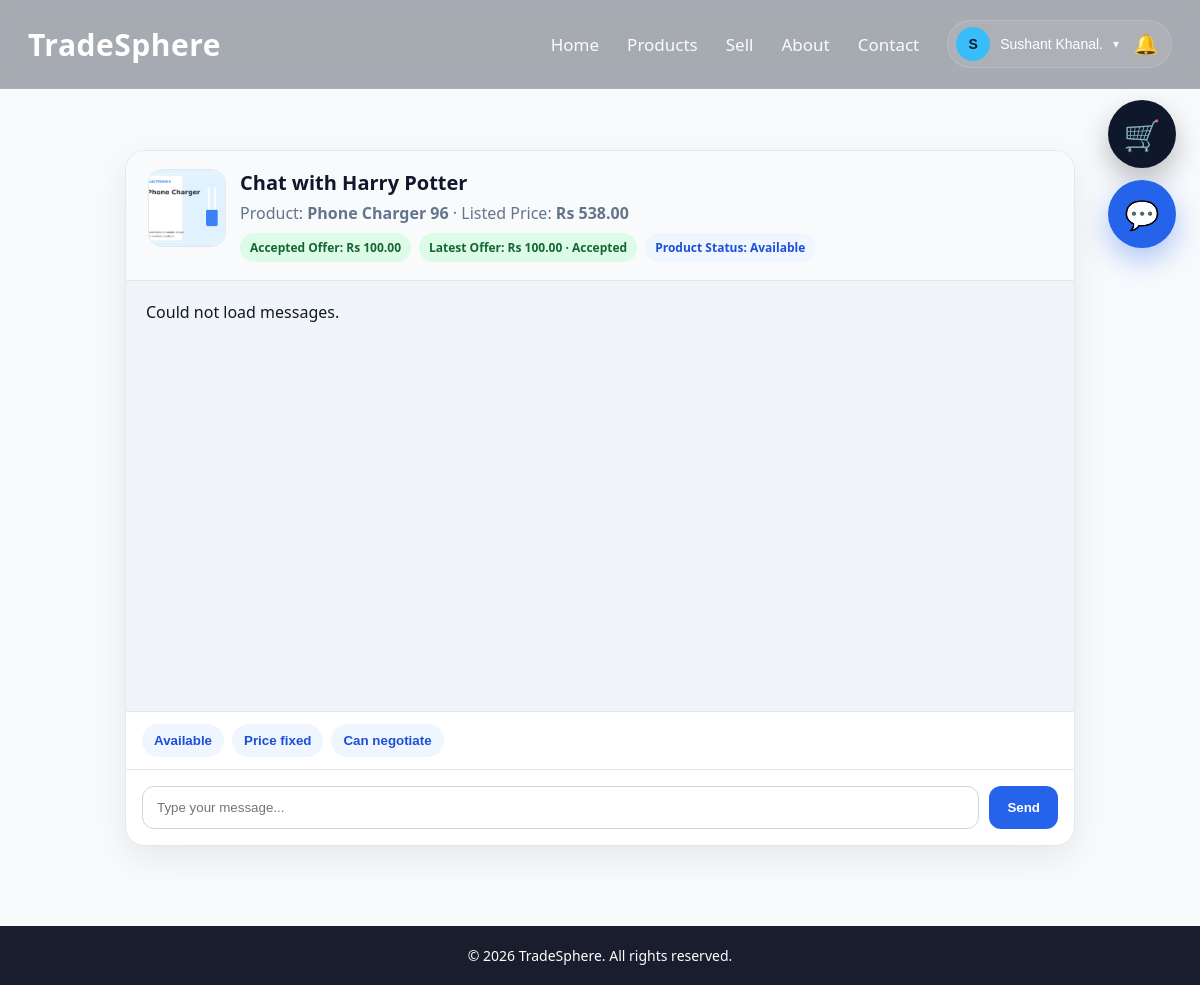
The page /chat.php?room_id=8 (signed in) on the database its author committed.
### tables this page shows
CREATE TABLE `users` (
  `id` int(11) NOT NULL,
  `name` varchar(100) DEFAULT NULL,
  `email` varchar(150) DEFAULT NULL,
  `password` varchar(255) DEFAULT NULL,
  `role` enum('user','admin') DEFAULT 'user',
  `is_verified` tinyint(1) DEFAULT 0,
  `email_otp` varchar(255) DEFAULT NULL,
  `otp_expires_at` datetime DEFAULT NULL,
  `reset_token` varchar(255) DEFAULT NULL,
  `reset_expires_at` datetime DEFAULT NULL,
  `created_at` timestamp NOT NULL DEFAULT current_timestamp(),
  `seller_status` enum('none','pending','approved','rejected') DEFAULT 'none',
  `seller_requested_at` datetime DEFAULT NULL,
  `seller_verified_at` datetime DEFAULT NULL,
  `account_status` enum('active','pending_admin','removed') DEFAULT 'active',
  `removal_reason` text DEFAULT NULL,
  `removed_at` datetime DEFAULT NULL,
  `reapply_requested_at` datetime DEFAULT NULL
);

CREATE TABLE `chat_rooms` (
  `id` int(11) NOT NULL,
  `buyer_id` int(11) NOT NULL,
  `seller_id` int(11) NOT NULL,
  `product_id` int(11) NOT NULL,
  `order_id` int(11) DEFAULT NULL,
  `created_at` timestamp NOT NULL DEFAULT current_timestamp()
);

CREATE TABLE `products` (
  `id` int(11) NOT NULL,
  `user_id` int(11) DEFAULT NULL,
  `name` varchar(255) DEFAULT NULL,
  `category_id` int(11) DEFAULT NULL,
  `price` decimal(10,2) DEFAULT NULL,
  `city` varchar(100) DEFAULT NULL,
  `seller_email` varchar(150) DEFAULT NULL,
  `contact_number` varchar(20) DEFAULT NULL,
  `contact_info` varchar(255) DEFAULT NULL,
  `image` varchar(255) DEFAULT NULL,
  `description` text DEFAULT NULL,
  `product_condition` varchar(50) DEFAULT NULL,
  `status` enum('available','sold') DEFAULT 'available',
  `created_at` timestamp NOT NULL DEFAULT current_timestamp(),
  `average_rating` decimal(3,2) NOT NULL DEFAULT 0.00,
  `rating_count` int(11) NOT NULL DEFAULT 0,
  `ai_status` enum('approved','manual_review','rejected','skipped') DEFAULT 'skipped',
  `ai_reason` text DEFAULT NULL
);

CREATE TABLE `product_offers` (
  `id` int(11) NOT NULL,
  `product_id` int(11) NOT NULL,
  `buyer_id` int(11) NOT NULL,
  `seller_id` int(11) NOT NULL,
  `offer_amount` decimal(10,2) NOT NULL,
  `status` enum('pending','accepted','rejected','expired') DEFAULT 'pending',
  `buyer_signature` longtext DEFAULT NULL,
  `seller_signature` longtext DEFAULT NULL,
  `created_at` timestamp NOT NULL DEFAULT current_timestamp(),
  `responded_at` datetime DEFAULT NULL,
  `buyer_signed_data` longtext DEFAULT NULL,
  `seller_signed_data` longtext DEFAULT NULL
);

### chat.php (the view, shortened to what this page needs)
<?php
include "config/db.php";
$roomId = isset($_GET['room_id']) ? (int)$_GET['room_id'] : 0;
$userEmail = $conn->real_escape_string($_SESSION['user']);
$userRes = $conn->query("
    SELECT id, name, email
    FROM users
    WHERE email = '$userEmail'
    LIMIT 1
");
$user = $userRes ? $userRes->fetch_assoc() : null;
$userId = (int)$user['id'];
$roomRes = $conn->query("
    SELECT
        cr.*,
        p.name AS product_name,
        p.image AS product_image,
        p.price AS product_price,
        p.status AS product_status,
        buyer.name AS buyer_name,
        seller.name AS seller_name
    FROM chat_rooms cr
    INNER JOIN products p ON cr.product_id = p.id
    INNER JOIN users buyer ON cr.buyer_id = buyer.id
    INNER JOIN users seller ON cr.seller_id = seller.id
    WHERE cr.id = $roomId
    AND (cr.buyer_id = $userId OR cr.seller_id = $userId)
    LIMIT 1
");
$room = $roomRes ? $roomRes->fetch_assoc() : null;
$isBuyer = ((int)$room['buyer_id'] === $userId);
$otherUserName = $isBuyer ? $room['seller_name'] : $room['buyer_name'];
$acceptedOfferAmount = null;
$acceptedOfferRes = $conn->query("
    SELECT id, offer_amount
    FROM product_offers
    WHERE product_id = " . (int)$room['product_id'] . "
    AND buyer_id = " . (int)$room['buyer_id'] . "
    AND seller_id = " . (int)$room['seller_id'] . "
    AND status = 'accepted'
    ORDER BY id DESC
    LIMIT 1
");
if ($acceptedOfferRes && $acceptedOfferRes->num_rows > 0) {
    $acceptedOffer = $acceptedOfferRes->fetch_assoc();
    $acceptedOfferAmount = (float)$acceptedOffer['offer_amount'];
}
$latestOffer = null;
$latestOfferRes = $conn->query("
    SELECT *
    FROM product_offers
    WHERE product_id = " . (int)$room['product_id'] . "
    AND buyer_id = " . (int)$room['buyer_id'] . "
    AND seller_id = " . (int)$room['seller_id'] . "
    ORDER BY id DESC
    LIMIT 1
");
if ($latestOfferRes && $latestOfferRes->num_rows > 0) {
    $latestOffer = $latestOfferRes->fetch_assoc();
}
?>
<!DOCTYPE html>
<html lang="en">
<head>
    <link rel="stylesheet" href="css/style.css">
</head>
<body>
<?php include "includes/navbar.php"; ?>
<div class="page-wrap">
    <div class="container">
        <div class="chat-wrap">
            <div class="chat-header">
                <img src="uploads/<?php echo htmlspecialchars($room['product_image']); ?>" alt="Product">
                <div class="chat-header-info">
                    <h2>Chat with <?php echo htmlspecialchars($otherUserName); ?></h2>
                    <p>
                        Product:
                        <strong><?php echo htmlspecialchars($room['product_name']); ?></strong>
                        · Listed Price:
                        <strong>Rs <?php echo number_format((float)$room['product_price'], 2); ?></strong>
                    </p>
                    <div class="offer-summary">
                        <?php if ($acceptedOfferAmount !== null): ?>
                            <span class="offer-pill accepted">
                                Accepted Offer: Rs <?php echo number_format($acceptedOfferAmount, 2); ?>
                            </span>
                        <?php endif; ?>
                        <?php if ($latestOffer): ?>
                            <span class="offer-pill <?php echo htmlspecialchars($latestOffer['status']); ?>">
                                Latest Offer: Rs <?php echo number_format((float)$latestOffer['offer_amount'], 2); ?>
                                · <?php echo htmlspecialchars(ucfirst($latestOffer['status'])); ?>
                            </span>
                        <?php endif; ?>
                        <span class="offer-pill">
                            Product Status: <?php echo htmlspecialchars(ucfirst($room['product_status'])); ?>
                        </span>
                    </div>
                </div>
            </div>
            <div class="chat-box" id="chatBox">
            </div>
            <div class="chat-actions-panel">
                <?php if ($isBuyer): ?>
                    <button type="button" class="chat-action-btn" onclick="openOfferBox()">Make Offer</button>
                    <button type="button" class="chat-chip" onclick="quickMessage('Is this still available?')">Is this available?</button>
                    <button type="button" class="chat-chip" onclick="quickMessage('Can you send more photos?')">More photos?</button>
                    <button type="button" class="chat-chip" onclick="quickMessage('Is the price negotiable?')">Negotiable?</button>
                <?php else: ?>
                    <button type="button" class="chat-chip" onclick="quickMessage('Yes, it is available.')">Available</button>
                    <button type="button" class="chat-chip" onclick="quickMessage('The price is fixed.')">Price fixed</button>
                    <button type="button" class="chat-chip" onclick="quickMessage('Yes, we can negotiate.')">Can negotiate</button>
                <?php endif; ?>
            </div>
            <form class="chat-form" id="chatForm">
                <input type="text" name="message" id="messageInput" placeholder="Type your message..." autocomplete="off">
                <button type="submit">Send</button>
            </form>
        </div>
    </div>
</div>
<footer>© 2026 TradeSphere. All rights reserved.</footer>
</body>
</html>

### includes/navbar.php (shortened to what this page needs)
<?php
include_once __DIR__ . "/../config/db.php";
$navUser = null;
$navCartCount = 0;
if (isset($_SESSION['user'])) {
    $navEmail = $conn->real_escape_string($_SESSION['user']);
    $navRes = $conn->query("
        SELECT id, name, email
        FROM users
        WHERE email='$navEmail'
        LIMIT 1
    ");
    $navUser = $navRes ? $navRes->fetch_assoc() : null;
    if ($navUser) {
        $navUserId = (int)$navUser['id'];
        $cartRes = $conn->query("
            SELECT SUM(quantity) AS total
            FROM cart
            WHERE user_id=$navUserId
        ");
        if ($cartRes) {
            $cartData = $cartRes->fetch_assoc();
            $navCartCount = (int)($cartData['total'] ?? 0);
        }
    }
}
$firstLetter = $navUser ? strtoupper(substr($navUser['name'], 0, 1)) : "U";
?>
<nav class="navbar">
    <div class="navbar-inner">
        <div class="logo">
            <a href="index.php">TradeSphere</a>
        </div>
        <div class="nav-links" id="navLinks">
            <a href="index.php">Home</a>
            <a href="products.php">Products</a>
            <a href="sell.php">Sell</a>
            <a href="index.php#about">About</a>
            <a href="index.php#contact">Contact</a>
            <?php if ($navUser): ?>
                <div class="profile-menu">
                    <div class="profile-combo">
                        <button type="button" class="profile-toggle" id="profileToggle">
                            <span class="profile-avatar">
                                <?php echo htmlspecialchars($firstLetter); ?>
                            </span>
                            <span class="profile-name">
                                <?php echo htmlspecialchars($navUser['name']); ?>
                            </span>
                            <span class="profile-caret">▾</span>
                        </button>
                        <button
                            type="button"
                            class="notification-btn"
                            onclick="toggleNotifications()"
                            title="Notifications"
                        >
                            🔔
                        </button>
                    </div>
                </div>
            <?php else: ?>
                <a href="login.php">Login</a>
                <a href="register.php" class="nav-btn">Register</a>
            <?php endif; ?>
        </div>
    </div>
</nav>
<?php if ($navUser): ?>
    <a
        href="cart.php"
        id="floatingCart"
        class="floating-cart <?php echo ($navCartCount > 0) ? 'cart-active' : ''; ?>"
        title="View Cart"
    >
        🛒
    </a>
    <a
        href="messages.php"
        id="floatingMessages"
        class="floating-message-btn"
        title="Messages"
    >
        💬
    </a>
<?php endif; ?>

### css/style.css (style rules this page uses)
* { margin: 0; padding: 0; box-sizing: border-box; }
:root { --bg-dark: #0f172a; --bg-darker: #020617; --card: #ffffff; --text: #111827; --muted: #6b7280; --line: #e5e7eb; --primary: #38bdf8; --primary-dark: #0ea5e9; --shadow: 0 10px 30px rgba(0,0,0,0.12); }
html { scroll-behavior: smooth; }
body { font-family: "Segoe UI", Arial, sans-serif; background: #f8fafc; color: var(--text); }
.navbar { position: fixed; top: 0; left: 0; width: 100%; background: rgba(15, 23, 42, 0.35); backdrop-filter: blur(14px); -webkit-backdrop-filter: blur(14px); border-bottom: 1px solid rgba(255,255,255,0.08); z-index: 1000; }
.navbar-inner { max-width: 1200px; margin: auto; padding: 20px 28px; display: flex; align-items: center; justify-content: space-between; gap: 20px; }
.logo a { text-decoration: none; color: white; font-size: 30px; font-weight: 700; letter-spacing: 0.5px; }
.nav-links { display: flex; align-items: center; gap: 28px; }
.nav-links a { color: white; text-decoration: none; font-size: 17px; font-weight: 500; opacity: 0.95; transition: 0.2s ease; }
.page-wrap { min-height: 100vh; padding-top: 120px; padding-bottom: 50px; }
.container { max-width: 1200px; margin: auto; padding: 0 20px; }
footer { background: var(--bg-darker); color: white; text-align: center; padding: 20px; font-size: 14px; opacity: 0.9; }
.profile-menu { position: relative; }
.profile-toggle { display: flex; align-items: center; gap: 10px; background: rgba(255,255,255,0.08); border: 1px solid rgba(255,255,255,0.14); color: white; border-radius: 999px; padding: 8px 12px; cursor: pointer; font-size: 14px; }
.profile-avatar { width: 34px; height: 34px; border-radius: 50%; background: #38bdf8; color: #062033; display: flex; align-items: center; justify-content: center; font-weight: 700; }
.profile-name { max-width: 110px; overflow: hidden; text-overflow: ellipsis; white-space: nowrap; }
.profile-caret { font-size: 12px; opacity: 0.9; }
.floating-cart { position: fixed; top: 100px; right: 24px; width: 68px; height: 68px; border-radius: 50%; background: #0f172a; color: white; display: flex; align-items: center; justify-content: center; text-decoration: none; font-size: 30px; box-shadow: 0 12px 28px rgba(0,0,0,0.25); z-index: 1200; transition: transform 0.25s ease, box-shadow 0.25s ease, background 0.25s ease; }
.notification-btn { position: relative; border: none; background: transparent; font-size: 22px; cursor: pointer; padding: 8px; }
.profile-menu { display:flex; align-items:center; gap:8px; position:relative; }
.profile-toggle { display:flex; align-items:center; gap:10px; }
.notification-btn { position:relative; border:none; background:transparent; font-size:22px; cursor:pointer; padding:8px; color:white; }
.floating-message-btn { position:fixed; top:180px; right:24px; width:68px; height:68px; border-radius:50%; background:#2563eb; color:white; text-decoration:none; display:flex; align-items:center; justify-content:center; font-size:28px; z-index:1200; box-shadow: 0 12px 28px rgba(37,99,235,.35); transition:.25s ease; }
.profile-toggle { display:flex; align-items:center; gap:8px; }
.profile-menu { display:flex; align-items:center; position:relative; }
.notification-btn { display:flex; align-items:center; justify-content:center; border:none; background:transparent; padding:0; font-size:22px; }
.profile-menu { position: relative !important; display: inline-flex !important; align-items: center !important; }
.profile-combo { display: inline-flex !important; align-items: center !important; gap: 6px !important; background: rgba(255,255,255,0.08) !important; border: 1px solid rgba(255,255,255,0.14) !important; border-radius: 999px !important; padding: 6px 8px !important; white-space: nowrap !important; }
.profile-combo .profile-toggle { background: transparent !important; border: none !important; padding: 0 4px 0 0 !important; border-radius: 0 !important; display: inline-flex !important; align-items: center !important; gap: 10px !important; }
.profile-combo .notification-btn { width: 34px !important; height: 34px !important; border: none !important; background: transparent !important; color: white !important; font-size: 20px !important; display: inline-flex !important; align-items: center !important; justify-content: center !important; padding: 0 !important; position: relative !important; cursor: pointer !important; }
* { box-sizing: border-box; }
html, body { max-width: 100%; overflow-x: hidden; }
img { max-width: 100%; height: auto; }

### rows shown on the page
users: name "S", name "Sushant Khanal."
chat_rooms: product.image (picture), users.name "Harry Potter", product.name "Phone Charger 96", product.price "538.00", product.status "Available"
product_offers: offer_amount "100.00", status "Accepted"
